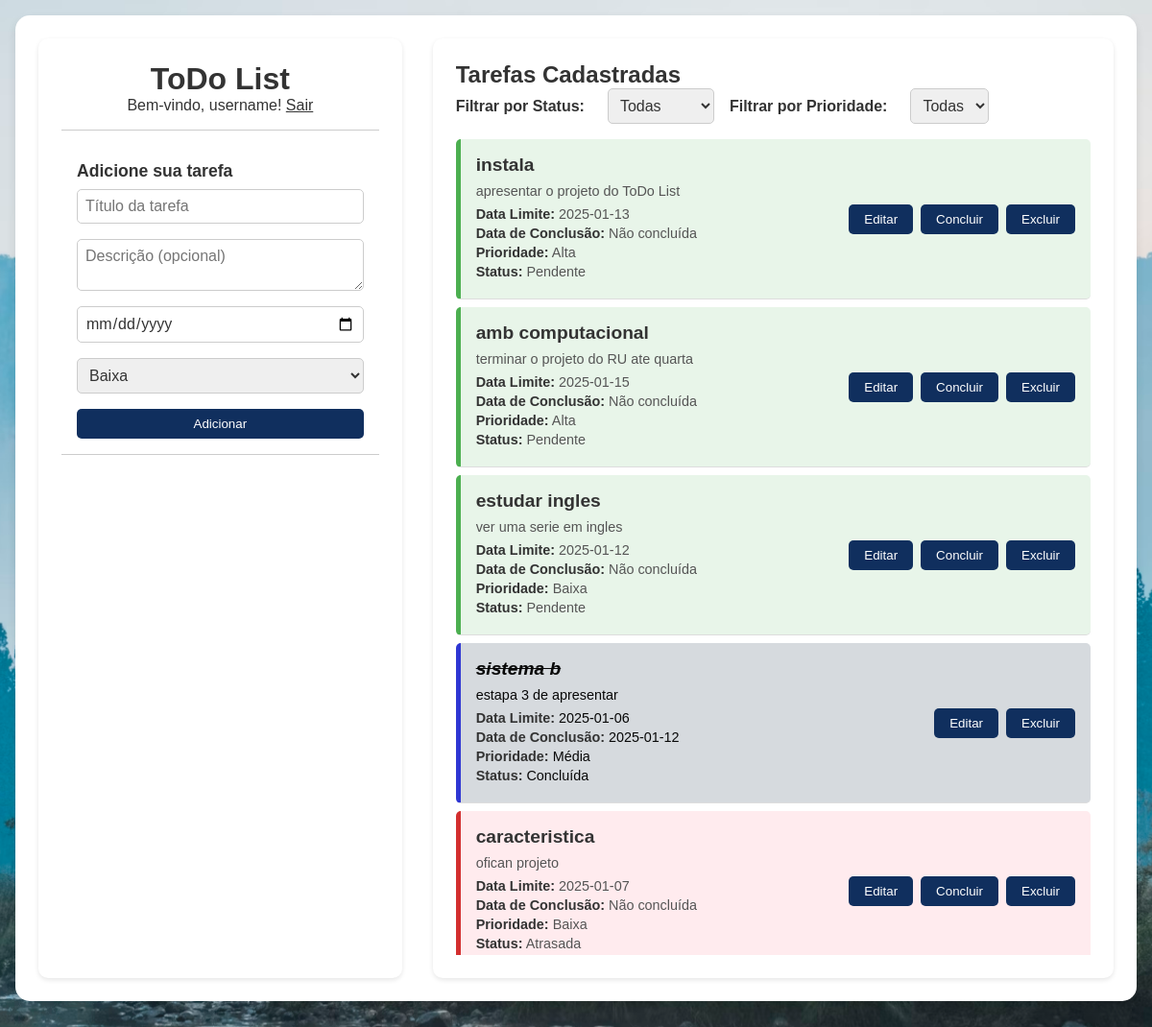
The page /tarefas (signed in) on the database its author committed.
### tables this page shows
CREATE TABLE Tarefa (
        ID_Tarefa INTEGER PRIMARY KEY AUTOINCREMENT,
        Titulo TEXT NOT NULL,
        Descricao TEXT,
        Data_Limite DATE,
        Data_Conclusao DATE,
        Status TEXT CHECK(Status IN ('Pendente', 'Concluída', 'Atrasada')) DEFAULT 'Pendente',
        Prioridade INTEGER CHECK(Prioridade IN (1, 2, 3)), -- 1: Alta, 2: Média, 3: Baixa
        ID_Usuario INTEGER NOT NULL,
        FOREIGN KEY (ID_Usuario) REFERENCES Usuario(ID_Usuario) ON DELETE CASCADE
    );

### app/routes.py (the view)
    @app.route('/tarefas')
    def tarefas():
        if 'usuario_id' not in session:
            flash('Você precisa fazer login para acessar esta página.', 'error')
            return redirect(url_for('login'))
        filtro_status = request.args.get('filtro_status', 'Todas')
        filtro_prioridade = request.args.get('filtro_prioridade', 'Todas')
        conn = conectar()
        c = conn.cursor()
        query = '''
        SELECT ID_Tarefa, Titulo, Descricao, Data_Limite, Status, Data_Conclusao, Prioridade
        FROM Tarefa
        WHERE ID_Usuario = ?
        '''
        params = [session['usuario_id']]
        if filtro_status != 'Todas':
            query += ' AND Status = ?'
            params.append(filtro_status)
        if filtro_prioridade != 'Todas':
            query += ' AND Prioridade = ?'
            params.append(int(filtro_prioridade))
        c.execute(query, tuple(params))
        tarefas = c.fetchall()
        conn.close()
        return render_template('index.html', tarefas=tarefas)

### app/models.py (called while the page is built)
def conectar():
    return sqlite3.connect(DB_PATH)

### app/templates/index.html (shortened to what this page needs)
<!DOCTYPE html>
<html lang="en">
<head>
    <link rel="stylesheet" href="{{ url_for('static', filename='css/styles.css') }}" />
</head>
<body>
    <div class="main-container">
        <div class="cadastro-container">
            <header>
                <h1>ToDo List</h1>
                <p>Bem-vindo, {{ session['username'] }}! <a href="{{ url_for('logout') }}">Sair</a></p>
            </header>
            <form id="todo-form" action="{{ url_for('criar_tarefa') }}" method="POST">
                <p>Adicione sua tarefa</p>
                <div class="form-control">
                    <input type="text" id="todo-input" name="titulo" placeholder="Título da tarefa" required />
                    <textarea name="descricao" placeholder="Descrição (opcional)"></textarea>
                    <input type="date" name="data_limite" placeholder="Data Limite" />
                    <select name="prioridade">
                        <option value="3" selected>Baixa</option>
                    </select>
                    <button type="submit">
                         Adicionar
                    </button>
                </div>
            </form>
        </div>
        <div class="tarefas-container">
            <h2>Tarefas Cadastradas</h2>
            <div class="filtro-container">
                <label for="filtro-status">Filtrar por Status:</label>
                <select id="filtro-status">
                    <option value="Todas">Todas</option>
                </select>
                <label for="filtro-prioridade">Filtrar por Prioridade:</label>
                <select id="filtro-prioridade">
                    <option value="Todas">Todas</option>
                </select>
            </div>
            <div id="todo-list">
                {% for tarefa in tarefas %}
                <div class="todo {% if tarefa[4] == 'Concluída' %}done{% elif tarefa[4] == 'Atrasada' %}atrasada{% elif tarefa[4] == 'Pendente' %}pendente{% endif %}" data-status="{{ tarefa[4] }}">
                    <div class="todo-info">
                        <h3>{{ tarefa[1] }}</h3>
                        <p>{{ tarefa[2] }}</p>
                        <div class="todo-details">
                            <p><strong>Data Limite:</strong> {{ tarefa[3] }}</p>
                            <p><strong>Data de Conclusão:</strong> {{ tarefa[5] if tarefa[5] else "Não concluída" }}</p>
                            <p><strong>Prioridade:</strong>
                                {% if tarefa[6] == 1 %}
                                    Alta
                                {% elif tarefa[6] == 2 %}
                                    Média
                                {% else %}
                                    Baixa
                                {% endif %}
                            </p>
                            <p><strong>Status:</strong> {{ tarefa[4] }}</p>
                        </div>
                    </div>
                    <div class="todo-actions">
                        <button onclick="editarTarefa('{{ tarefa[0] }}')">
                             Editar
                        </button>
                        {% if tarefa[4] != 'Concluída' %}
                            <form action="{{ url_for('atualizar_status', id_tarefa=tarefa[0]) }}" method="POST" class="finish-todo" onsubmit="hideButton(this)">
                                <button type="submit">
                                     Concluir
                                </button>
                            </form>
                        {% endif %}
                        <form action="{{ url_for('excluir_tarefa', id_tarefa=tarefa[0]) }}" method="POST" class="remove-todo">
                            <button type="submit">
                                 Excluir
                            </button>
                        </form>
                    </div>
                </div>
                {% endfor %}
            </div>
        </div>
    </div>
</body>
</html>

### app/static/css/styles.css (style rules this page uses)
* { padding: 0; margin: 0; box-sizing: border-box; font-family: Verdana, sans-serif; color: #333; }
body { background-image: url("../img/bg.jpg"); background-position: center; background-size: cover; min-height: 100vh; display: flex; justify-content: center; align-items: center; padding: 1rem; }
.main-container { display: flex; gap: 2rem; max-width: 1200px; width: 100%; background-color: rgba(253, 253, 253, 0.9); padding: 1.5rem; border-radius: 15px; box-shadow: 0 4px 10px rgba(0, 0, 0, 0.1); }
.cadastro-container { flex: 1; background-color: #fff; padding: 1.5rem; border-radius: 10px; box-shadow: 0 2px 5px rgba(0, 0, 0, 0.1); }
.tarefas-container { flex: 2; background-color: #fff; padding: 1.5rem; border-radius: 10px; box-shadow: 0 2px 5px rgba(0, 0, 0, 0.1); }
header { text-align: center; padding: 0 1rem 1rem; border-bottom: 1px solid #ccc; margin-bottom: 1rem; }
#todo-form, #edit-form { padding: 1rem; border-bottom: 1px solid #ccc; margin-bottom: 1rem; }
#todo-form p, #edit-form p { margin-bottom: 0.5rem; font-weight: bold; font-size: 1.1rem; }
.form-control { display: flex; flex-direction: column; gap: 0.5rem; }
.form-control input, .form-control textarea, .form-control select { padding: 0.5rem; border: 1px solid #ccc; border-radius: 5px; font-size: 1rem; width: 100%; margin-bottom: 0.5rem; }
.form-control button { padding: 0.5rem 1rem; background-color: #102f5e; color: #fff; border: none; border-radius: 5px; cursor: pointer; transition: 0.3s; }
.todo { display: flex; justify-content: space-between; align-items: center; padding: 1rem; border-bottom: 1px solid #ddd; background-color: #f9f9f9; border-radius: 5px; margin-bottom: 0.5rem; }
.todo-info { flex: 1; }
.todo-info h3 { font-size: 1.2rem; margin-bottom: 0.5rem; }
.todo-info p { margin: 0; font-size: 0.9rem; color: #555; }
.todo-details { margin-top: 0.5rem; }
.todo-details p { margin: 0.25rem 0; font-size: 0.9rem; color: #555; }
.todo-actions { display: flex; gap: 0.5rem; margin-left: auto; }
.todo-actions form { margin: 0; }
.todo-actions button { padding: 0.5rem 1rem; border: none; border-radius: 5px; cursor: pointer; transition: 0.3s; background-color: #102f5e; color: #fff; }
.done { background-color: #d6dade; border-left: 5px solid #2f37d3; }
.done h3, .done p { color: #080808; }
.done h3 { text-decoration: line-through; font-style: italic; }
.atrasada { background-color: #ffebee; border-left: 5px solid #d32f2f; }
.pendente { background-color: #e8f5e9; border-left: 5px solid #4caf50; }
.filtro-container { margin-bottom: 1rem; }
.filtro-container label { font-weight: bold; margin-right: 0.5rem; }
.filtro-container select { padding: 0.5rem; border: 1px solid #ccc; border-radius: 5px; font-size: 1rem; }
body { margin: 0; font-family: Arial, sans-serif; background-color: #f4f4f9; display: flex; justify-content: center; align-items: center; height: 100vh; }
body { margin: 0; font-family: Arial, sans-serif; background-color: #f4f4f9; display: flex; justify-content: center; align-items: flex-start; min-height: 100vh; padding: 1rem; overflow-y: auto; }
.main-container { display: flex; gap: 2rem; max-width: 1200px; width: 100%; background-color: #fff; padding: 1.5rem; border-radius: 15px; box-shadow: 0 4px 10px rgba(0, 0, 0, 0.1); overflow-y: auto; }
.tarefas-container { flex: 2; background-color: #fff; padding: 1.5rem; border-radius: 10px; box-shadow: 0 2px 5px rgba(0, 0, 0, 0.1); overflow-y: auto; max-height: 80vh; }
#todo-list { max-height: 60vh; overflow-y: auto; }
.todo-actions { display: flex; gap: 0.5rem; }
.done { background: #d6dade; }
.filtro-container { display: flex; gap: 1rem; margin-bottom: 1rem; align-items: center; }

### rows shown on the page
Tarefa: Titulo "instala", Descricao "apresentar o projeto do ToDo List", Data_Limite "2025-01-13", tarefa "Não concluída", Prioridade "Alta", Status "Pendente"
Tarefa: Titulo "amb computacional", Descricao "terminar o projeto do RU ate quarta", Data_Limite "2025-01-15", tarefa "Não concluída", Prioridade "Alta", Status "Pendente"
Tarefa: Titulo "estudar ingles", Descricao "ver uma serie em ingles", Data_Limite "2025-01-12", tarefa "Não concluída", Prioridade "Baixa", Status "Pendente"
Tarefa: Titulo "sistema b", Descricao "estapa 3 de apresentar", Data_Limite "2025-01-06", Data_Conclusao "2025-01-12", Prioridade "Média", Status "Concluída"
Tarefa: Titulo "caracteristica", Descricao "ofican projeto", Data_Limite "2025-01-07", tarefa "Não concluída", Prioridade "Baixa", Status "Atrasada"

### other values the page prints
{{ session['username'] }} "username"
